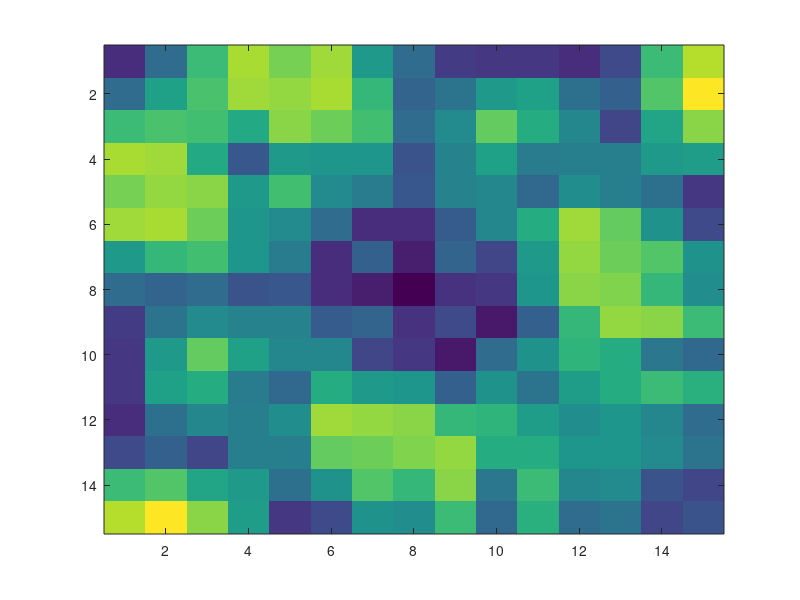

MATLAB code for this plot: (Note: this script raises an error after producing the figure.)
%% demo2 : Apply slanCM colormap (with numeric ID input) to the heatmap (imagesc) object
XData = rand(15, 15);
XData = XData + XData.';
H = fspecial('average',3);
XData = imfilter(XData, H, 'replicate');

imagesc(XData)
% Use colormap No. 100 from slanCM (使用 slanCM 的 100 号配色)
colormap(slanCM(100))
hold on

ax = gca;
ax.DataAspectRatio = [1,1,1];
% ax.LineWidth=1.2;
% ax.XMinorTick='on';
% ax.YMinorTick='on';
% ax.ZMinorTick='on';
% ax.GridLineStyle=':';
